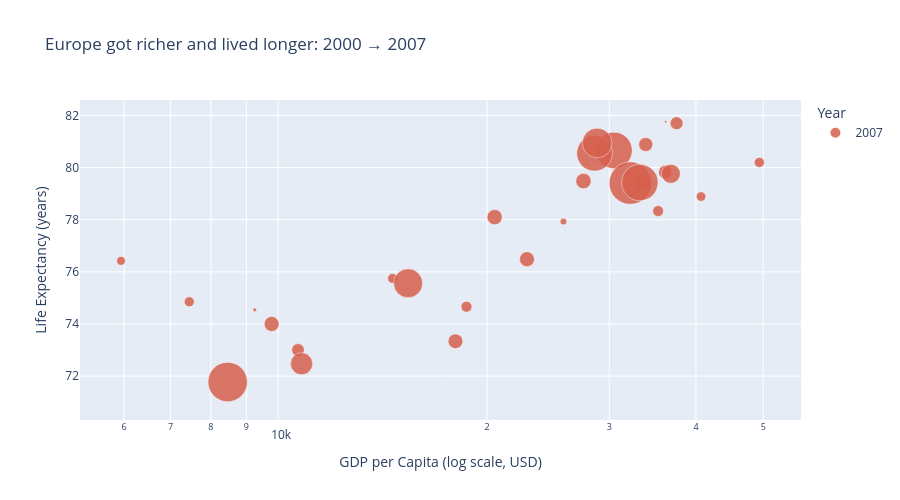

Notebook code cell kept with this figure:
### Markdown cell above
## Task 1 — Scatter: life expectancy change over time

**What to build:** A scatter showing **GDP per capita vs life expectancy** for **two years** (2000 and 2007) to show how both moved — use **colour for year** (just 2 colours), **one continent only**.

Choose any continent except Africa (that was the example). Highlight the change direction.

> 💡 Filter: `df.loc[df['continent'] == 'YOUR_CHOICE']` then filter years

### Code cell
# Task 1 — Europe: GDP vs Life Expectancy, 2000 vs 2007
df_europe = df[df['continent'] == 'Europe'].copy()
df_task1 = df_europe[df_europe['year'].isin([2000, 2007])].copy()
df_task1['year'] = df_task1['year'].astype(str)

fig1 = px.scatter(
    df_task1,
    x='gdpPercap',
    y='lifeExp',
    color='year',
    color_discrete_map={'2000': '#4393c3', '2007': '#d6604d'},
    size='pop',
    size_max=30,
    log_x=True,
    hover_name='country',
    title='Europe got richer and lived longer: 2000 → 2007',
    labels={
        'gdpPercap': 'GDP per Capita (log scale, USD)',
        'lifeExp': 'Life Expectancy (years)',
        'year': 'Year',
        'pop': 'Population',
    },
)
fig1.update_traces(marker=dict(opacity=0.85, line=dict(width=0.5, color='white')))
fig1.update_layout(height=500, legend_title_text='Year')
fig1.show()

### Figure 1 — Plotly figure (JSON) as saved in the notebook; plotly's stock layout.template omitted (floating-point values rounded to 4 significant figures)
{"data": [{"hovertemplate": "<b>%{hovertext}</b><br><br>Year=2007<br>GDP per Capita (log scale, USD)=%{x}<br>Life Expectancy (years)=%{y}<br>Population=%{marker.size}<extra></extra>", "hovertext": ["Albania", "Austria", "Belgium", "Bosnia and Herzegovina", "Bulgaria", "Croatia", "Czech Republic", "Denmark", "Finland", "France", "Germany", "Greece", "Hungary", "Iceland", "Ireland", "Italy", "Montenegro", "Netherlands", "Norway", "Poland", "Portugal", "Romania", "Serbia", "Slovak Republic", "Slovenia", "Spain", "Sweden", "Switzerland", "Turkey", "United Kingdom"], "legendgroup": "2007", "marker": {"color": "#d6604d", "line": {"color": "white", "width": 0.5}, "opacity": 0.85, "size": [3600523, 8199783, 10392226, 4552198, 7322858, 4493312, 10228744, 5468120, 5238460, 61083916, 82400996, 10706290, 9956108, 301931, 4109086, 58147733, 684736, 16570613, 4627926, 38518241, 10642836, 22276056, 10150265, 5447502, 2009245, 40448191, 9031088, 7554661, 71158647, 60776238], "sizemode": "area", "sizeref": 91560.0, "symbol": "circle"}, "mode": "markers", "name": "2007", "orientation": "v", "showlegend": true, "type": "scatter", "x": [5937.0, 36130.0, 33690.0, 7446.0, 10680.0, 14620.0, 22830.0, 35280.0, 33210.0, 30470.0, 32170.0, 27540.0, 18010.0, 36180.0, 40680.0, 28570.0, 9254.0, 36800.0, 49360.0, 15390.0, 20510.0, 10810.0, 9787.0, 18680.0, 25770.0, 28820.0, 33860.0, 37510.0, 8458.0, 33200.0], "xaxis": "x", "y": [76.42, 79.83, 79.44, 74.85, 73.0, 75.75, 76.49, 78.33, 79.31, 80.66, 79.41, 79.48, 73.34, 81.76, 78.89, 80.55, 74.54, 79.76, 80.2, 75.56, 78.1, 72.48, 74.0, 74.66, 77.93, 80.94, 80.88, 81.7, 71.78, 79.42], "yaxis": "y"}], "layout": {"height": 500, "legend": {"itemsizing": "constant", "title": {"text": "Year"}, "tracegroupgap": 0}, "title": {"text": "Europe got richer and lived longer: 2000 → 2007"}, "xaxis": {"anchor": "y", "domain": [0, 1], "title": {"text": "GDP per Capita (log scale, USD)"}, "type": "log"}, "yaxis": {"anchor": "x", "domain": [0, 1], "title": {"text": "Life Expectancy (years)"}}}}
